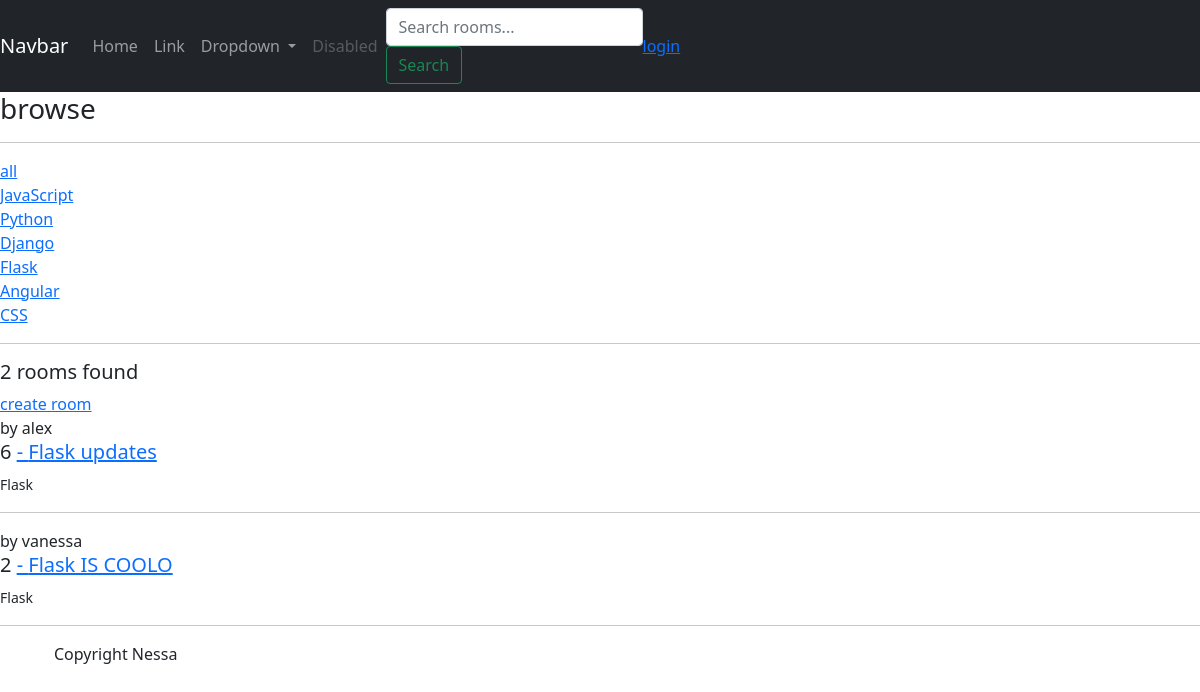
Screenshot of /?q=Flask with the database file from the repository.
### chatapp/models.py (models this page shows, shortened)
class Topic(models.Model):
    name=models.CharField(max_length=100)

class Room(models.Model):
    name = models.CharField(max_length=50)
    description= models.TextField(null=True, blank=True)
    host=models.ForeignKey(User, on_delete=models.SET_NULL, null=True)
    topic=models.ForeignKey(Topic, on_delete=models.SET_NULL, null=True)
    updated=models.DateTimeField(auto_now=True)
    created=models.DateTimeField(auto_now_add=True)
    class Meta:
        ordering = ['-updated', '-created']

### chatapp/views.py (the view)
# urls.py: path('', views.home, name='home'),
def home(request):
    q = request.GET.get('q') if request.GET.get('q') != None else ''
    rooms = Room.objects.filter(
    Q(topic__name__icontains=q)|
    Q(name__icontains=q)|
    Q(description__icontains=q))
    topics = Topic.objects.all()
    room_count = rooms.count()
    context = {'rooms':rooms, 'topics':topics, 'room_count':room_count}
    return render(request, 'chatapp/home.html', context)

### chatapp/templates/chatapp/home.html (shortened to what this page needs)
{% extends 'base.html' %}
{% block content %}
<div class='home-container'>
    <div>
        <h3>browse</h3>
        <hr>
        <div>
            <a href="{% url 'home' %}">all</a>
        </div>
        {% for topic in topics %}
        <div>
            <a href="{% url 'home' %}?q={{topic.name}}">{{topic.name}}</a>
        </div>
        {% endfor %}
    </div>
    <hr>
    <div>
        <h5>{{room_count}} rooms found</h5>
        <a href="{% url 'create-room' %}">create room</a>
            <div>
                {% for room in rooms %}
                    <div>
                        <span>by {{room.host.username}}</span>
                        <h5>
                            {{room.id}} <a href="{% url 'room' room.id %}"> - {{room.name}}</a>
                        </h5>
                        <small>{{room.topic.name}}</small>
                        <hr>
                    </div>
                {% endfor %}
            </div>
    </div>
</div>
{% endblock content %}

### chatapp/templates/chatapp/home.html (style rules this page uses)
.home-container { display: grid; grid-template-column: 1fr 3fr; }

### rows the page displays
Topic: name "JavaScript"
Topic: name "Python"
Topic: name "Django"
Topic: name "Flask"
Topic: name "Angular"
Topic: name "CSS"
Room: host.username "alex", id "6", name "Flask updates", topic.name "Flask"
Room: host.username "vanessa", id "2", name "Flask IS COOLO", topic.name "Flask"

### other values shown
{{ room_count }} "2"
